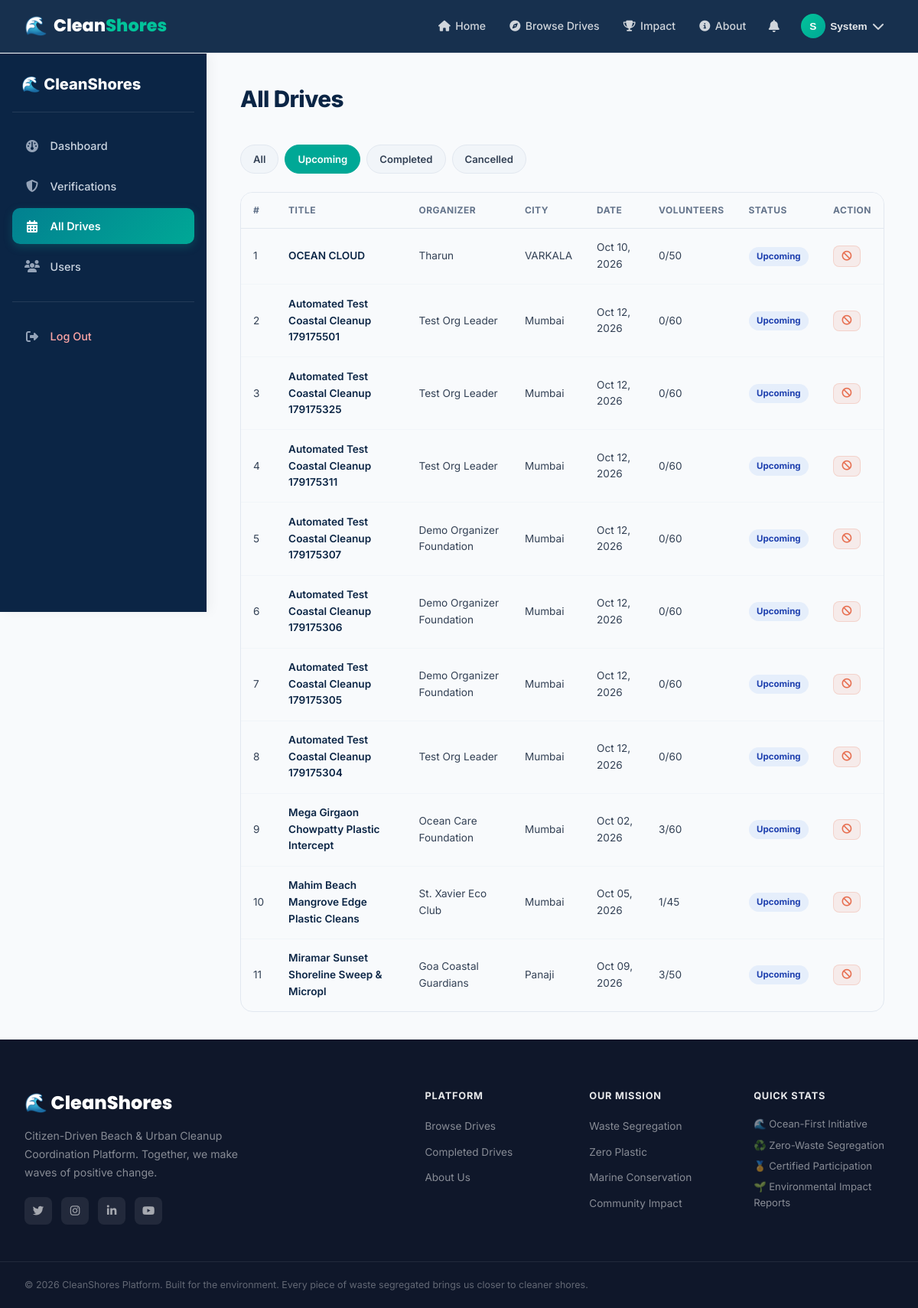
Page /admin/drives?status=upcoming (signed in) on the committed database.
### models/user.py (models this page shows, shortened)
class User(db.Model):
    __tablename__ = 'users'
    id = db.Column(db.Integer, primary_key=True)
    username = db.Column(db.String(80), unique=True, nullable=False, index=True)
    email = db.Column(db.String(120), unique=True, nullable=False, index=True)
    password_hash = db.Column(db.String(255), nullable=False)
    full_name = db.Column(db.String(120), nullable=False)
    phone = db.Column(db.String(20), nullable=True)
    role = db.Column(db.String(20), nullable=False, default='volunteer')  # 'organizer', 'volunteer', 'admin'
    profile_pic = db.Column(db.String(255), nullable=True)
    bio = db.Column(db.Text, nullable=True)
    location = db.Column(db.String(120), nullable=True)
    college_or_org = db.Column(db.String(150), nullable=True)
    skills_interests = db.Column(db.String(255), nullable=True)  # e.g., 'Waste Segregation, First Aid, Photography'
    is_active = db.Column(db.Boolean, default=True)
    created_at = db.Column(db.DateTime, default=datetime.utcnow)
    drives_organized = db.relationship('Drive', backref='organizer', lazy='dynamic', cascade='all, delete-orphan')
    participations = db.relationship('Participation', backref='volunteer', lazy='dynamic', cascade='all, delete-orphan')
    verification = db.relationship('OrganizerVerification', foreign_keys='OrganizerVerification.user_id', backref='user', uselist=False, cascade='all, delete-orphan')
    notifications = db.relationship('Notification', backref='user', lazy='dynamic', cascade='all, delete-orphan')
    sent_messages = db.relationship('Message', foreign_keys='Message.sender_id', backref='sender', lazy='dynamic')
    received_messages = db.relationship('Message', foreign_keys='Message.recipient_id', backref='recipient', lazy='dynamic')
    @property
    def is_verified(self):
        if self.role in ('admin', 'organizer'):
            return True
        return False

### models/drive.py (models this page shows, shortened)
class Drive(db.Model):
    __tablename__ = 'drives'
    id = db.Column(db.Integer, primary_key=True)
    organizer_id = db.Column(db.Integer, db.ForeignKey('users.id', ondelete='CASCADE'), nullable=False)
    title = db.Column(db.String(200), nullable=False)
    category = db.Column(db.String(80), nullable=False, default='Beach Cleanup')
    description = db.Column(db.Text, nullable=False)
    location_name = db.Column(db.String(150), nullable=False)
    address = db.Column(db.String(250), nullable=False)
    city = db.Column(db.String(100), nullable=False, default='Mumbai')
    state = db.Column(db.String(100), nullable=True, default='Maharashtra')
    latitude = db.Column(db.Float, nullable=True, default=18.9220)
    longitude = db.Column(db.Float, nullable=True, default=72.8347)
    meeting_point = db.Column(db.String(200), nullable=True)
    start_datetime = db.Column(db.DateTime, nullable=False)
    end_datetime = db.Column(db.DateTime, nullable=False)
    max_volunteers = db.Column(db.Integer, nullable=False, default=50)
    supplies_provided = db.Column(db.Text, nullable=True)
    supplies_needed = db.Column(db.Text, nullable=True)
    safety_guidelines = db.Column(db.Text, nullable=True)
    waste_segregation_plan = db.Column(db.Text, nullable=True)
    banner_image = db.Column(db.String(255), nullable=True)
    status = db.Column(db.String(20), default='upcoming')  # 'upcoming', 'in_progress', 'completed', 'cancelled'
    created_at = db.Column(db.DateTime, default=datetime.utcnow)
    participations = db.relationship('Participation', backref='drive', lazy='dynamic', cascade='all, delete-orphan')
    report = db.relationship('DriveReport', backref='drive', uselist=False, cascade='all, delete-orphan')
    photos = db.relationship('DrivePhoto', backref='drive', lazy='dynamic', cascade='all, delete-orphan')
    qa_messages = db.relationship('Message', backref='drive', lazy='dynamic', cascade='all, delete-orphan')
    @property
    def registered_count(self):
        from .participation import Participation
        return self.participations.filter(Participation.status != 'cancelled').count()

### routes/admin.py (the view)
@admin_bp.route('/drives')
@admin_only
def drives():
    admin = get_current_user()
    status_filter = request.args.get('status', '')
    query = Drive.query
    if status_filter:
        query = query.filter_by(status=status_filter)
    drives = query.order_by(Drive.created_at.desc()).all()
    return render_template('admin/drives.html', admin=admin, drives=drives, status_filter=status_filter)

### routes/admin.py (called while the page is built)
def admin_only(f):
    from functools import wraps
    @wraps(f)
    def decorated(*args, **kwargs):
        if 'user_id' not in session or session.get('role') != 'admin':
            flash('Administrator access required.', 'danger')
            return redirect(url_for('main.index'))
        return f(*args, **kwargs)
    return decorated

### routes/auth.py (called while the page is built)
def get_current_user():
    if 'user_id' in session:
        return User.query.get(session['user_id'])
    return None

### templates/admin/drives.html (shortened to what this page needs)
{% extends "base.html" %}
{% block body_class %}dashboard-page{% endblock %}
{% block content %}
<div class="dashboard-layout">
    <aside class="dashboard-sidebar">
        <div class="sidebar-brand"><a href="{{ url_for('index') }}">🌊 CleanShores</a></div>
        <nav class="sidebar-nav">
            <a href="{{ url_for('admin.dashboard') }}" class="sidebar-link"><i class="fa-solid fa-gauge"></i> <span>Dashboard</span></a>
            <a href="{{ url_for('admin.organizers') }}" class="sidebar-link"><i class="fa-solid fa-shield-halved"></i> <span>Verifications</span></a>
            <a href="{{ url_for('admin.drives') }}" class="sidebar-link active"><i class="fa-solid fa-calendar-days"></i> <span>All Drives</span></a>
            <a href="{{ url_for('admin.users') }}" class="sidebar-link"><i class="fa-solid fa-users"></i> <span>Users</span></a>
            <div class="sidebar-divider"></div>
            <a href="{{ url_for('auth.logout') }}" class="sidebar-link sidebar-link-logout"><i class="fa-solid fa-right-from-bracket"></i> <span>Log Out</span></a>
        </nav>
    </aside>
    <div class="dashboard-main">
        <div class="dashboard-topbar"><h1 class="dashboard-page-title">All Drives</h1></div>
        <div class="filter-tabs">
            <a href="{{ url_for('admin.drives') }}" class="filter-tab {% if not status_filter %}active{% endif %}">All</a>
            <a href="{{ url_for('admin.drives', status='upcoming') }}" class="filter-tab {% if status_filter=='upcoming' %}active{% endif %}">Upcoming</a>
            <a href="{{ url_for('admin.drives', status='completed') }}" class="filter-tab {% if status_filter=='completed' %}active{% endif %}">Completed</a>
            <a href="{{ url_for('admin.drives', status='cancelled') }}" class="filter-tab {% if status_filter=='cancelled' %}active{% endif %}">Cancelled</a>
        </div>
        <div class="drives-table-wrap">
            <table class="cs-table">
                <thead><tr><th>#</th><th>Title</th><th>Organizer</th><th>City</th><th>Date</th><th>Volunteers</th><th>Status</th><th>Action</th></tr></thead>
                <tbody>
                    {% for d in drives %}
                    <tr>
                        <td>{{ loop.index }}</td>
                        <td><a href="{{ url_for('drives.drive_detail', drive_id=d.id) }}" class="table-link">{{ d.title[:40] }}</a></td>
                        <td>{{ d.organizer.full_name }}</td>
                        <td>{{ d.city }}</td>
                        <td>{{ d.start_datetime.strftime('%b %d, %Y') }}</td>
                        <td>{{ d.registered_count }}/{{ d.max_volunteers }}</td>
                        <td><span class="status-badge status-{{ d.status }}">{{ d.status.replace('_',' ').title() }}</span></td>
                        <td>
                            {% if d.status != 'cancelled' %}
                            <form method="POST" action="{{ url_for('admin.cancel_drive', drive_id=d.id) }}" style="display:inline;">
                                <button type="submit" class="btn-table btn-table-danger" onclick="return confirm('Cancel this drive?')"><i class="fa-solid fa-ban"></i></button>
                            </form>
                            {% endif %}
                        </td>
                    </tr>
                    {% endfor %}
                </tbody>
            </table>
        </div>
    </div>
</div>
{% endblock %}

### templates/base.html (shortened to what this page needs)
<!DOCTYPE html>
<html lang="en">
<head>
    <link rel="stylesheet" href="https://cdnjs.cloudflare.com/ajax/libs/font-awesome/6.5.0/css/all.min.css">
    <link rel="stylesheet" href="{{ url_for('static', filename='css/style.css') }}">
    <link rel="stylesheet" href="{{ url_for('static', filename='css/dashboard.css') }}">
    <link rel="stylesheet" href="{{ url_for('static', filename='css/responsive.css') }}">
</head>
<body class="{% block body_class %}{% endblock %}">
<nav class="cs-nav" id="mainNav">
    <div class="nav-container">
        <a href="{{ url_for('index') }}" class="nav-brand">
            <span class="brand-icon">🌊</span>
            <span class="brand-text">Clean<span class="brand-accent">Shores</span></span>
        </a>
        <div class="nav-links" id="navLinks">
            <a href="{{ url_for('index') }}" class="nav-link {% if request.endpoint == 'index' %}active{% endif %}">
                <i class="fa-solid fa-house"></i> Home
            </a>
            <a href="{{ url_for('drives.browse_drives') }}" class="nav-link {% if 'browse' in (request.endpoint or '') %}active{% endif %}">
                <i class="fa-solid fa-compass"></i> Browse Drives
            </a>
            <a href="{{ url_for('drives.completed_drives') }}" class="nav-link">
                <i class="fa-solid fa-trophy"></i> Impact
            </a>
            <a href="{{ url_for('about') }}" class="nav-link {% if request.endpoint == 'about' %}active{% endif %}">
                <i class="fa-solid fa-circle-info"></i> About
            </a>
            {% if current_user %}
                <div class="nav-notification" id="notifDropdown">
                    <button class="notif-btn" onclick="toggleNotifDropdown()">
                        <i class="fa-solid fa-bell"></i>
                    </button>
                </div>
                <div class="nav-user-menu" id="userMenu">
                    <button class="user-btn" onclick="toggleUserMenu()">
                        <div class="user-avatar">{{ current_user.full_name[0].upper() }}</div>
                        <span class="user-name-short">{{ current_user.full_name.split()[0] }}</span>
                        <i class="fa-solid fa-chevron-down"></i>
                    </button>
                </div>
            {% endif %}
        </div>
    </div>
</nav>
<main>
    {% block content %}{% endblock %}
</main>
<footer class="cs-footer">
    <div class="footer-container">
        <div class="footer-brand">
            <div class="footer-logo">🌊 CleanShores</div>
            <p>Citizen-Driven Beach & Urban Cleanup Coordination Platform. Together, we make waves of positive change.</p>
            <div class="footer-social">
                <a href="#" title="Twitter"><i class="fa-brands fa-twitter"></i></a>
                <a href="#" title="Instagram"><i class="fa-brands fa-instagram"></i></a>
                <a href="#" title="LinkedIn"><i class="fa-brands fa-linkedin-in"></i></a>
                <a href="#" title="YouTube"><i class="fa-brands fa-youtube"></i></a>
            </div>
        </div>
        <div class="footer-links">
            <div class="footer-col">
                <h4>Platform</h4>
                <ul>
                    <li><a href="{{ url_for('drives.browse_drives') }}">Browse Drives</a></li>
                    <li><a href="{{ url_for('drives.completed_drives') }}">Completed Drives</a></li>
                    <li><a href="{{ url_for('about') }}">About Us</a></li>
                </ul>
            </div>
            <div class="footer-col">
                <h4>Our Mission</h4>
                <ul>
                    <li><a href="#">Waste Segregation</a></li>
                    <li><a href="#">Zero Plastic</a></li>
                    <li><a href="#">Marine Conservation</a></li>
                    <li><a href="#">Community Impact</a></li>
                </ul>
            </div>
            <div class="footer-col">
                <h4>Quick Stats</h4>
                <div class="footer-stats">
                    <div class="footer-stat">🌊 Ocean-First Initiative</div>
                    <div class="footer-stat">♻️ Zero-Waste Segregation</div>
                    <div class="footer-stat">🏅 Certified Participation</div>
                    <div class="footer-stat">🌱 Environmental Impact Reports</div>
                </div>
            </div>
        </div>
    </div>
    <div class="footer-bottom">
        <p>&copy; 2026 CleanShores Platform. Built for the environment. Every piece of waste segregated brings us closer to cleaner shores.</p>
    </div>
</footer>
</body>
</html>

### static/css/dashboard.css (style rules this page uses)
.dashboard-layout { display: flex; min-height: calc(100vh - 70px); margin-top: 70px; background: #f8fafc; }
.dashboard-sidebar { width: 270px; flex-shrink: 0; background: #0b2545; color: #ffffff; display: flex; flex-direction: column; padding: 1.5rem 1rem; position: sticky; top: 70px; height: calc(100vh - 70px); overflow-y: auto; box-shadow: 4px 0 15px rgba(0, 0, 0, 0.05); }
.sidebar-brand { padding: 0 0.75rem 1.25rem; border-bottom: 1px solid rgba(255, 255, 255, 0.1); margin-bottom: 1.25rem; }
.sidebar-brand a { color: #ffffff; font-size: 1.25rem; font-weight: 800; text-decoration: none; display: flex; align-items: center; gap: 0.5rem; }
.sidebar-nav { display: flex; flex-direction: column; gap: 0.35rem; flex-grow: 1; }
.sidebar-link { display: flex; align-items: center; gap: 0.85rem; padding: 0.75rem 1rem; color: #cbd5e1; text-decoration: none; border-radius: 10px; font-weight: 500; font-size: 0.9rem; transition: all 0.2s ease; }
.sidebar-link i { width: 20px; font-size: 1rem; text-align: center; color: #94a3b8; transition: color 0.2s ease; }
.sidebar-link.active { background: linear-gradient(135deg, #028090, #00a896); color: #ffffff; font-weight: 600; box-shadow: 0 4px 12px rgba(0, 168, 150, 0.25); }
.sidebar-link.active i { color: #ffffff; }
.sidebar-divider { height: 1px; background: rgba(255, 255, 255, 0.1); margin: 1rem 0; }
.sidebar-link-logout { color: #fca5a5; }
.dashboard-main { flex: 1; padding: 2.25rem 2.75rem; max-width: 1350px; width: 100%; }
.dashboard-topbar { display: flex; justify-content: space-between; align-items: center; flex-wrap: wrap; gap: 1.25rem; margin-bottom: 2rem; }
.dashboard-page-title { font-size: 1.85rem; font-weight: 800; color: #0b2545; letter-spacing: -0.02em; margin-bottom: 0.25rem; }

### rows in the picture
User: full_name "S", full_name "System"
Drive: title "OCEAN CLOUD", organizer.full_name "Tharun", city "VARKALA", start_datetime "Oct 10, 2026", registered_count "0", max_volunteers "50", status.replace "Upcoming"
Drive: title "Automated Test Coastal Cleanup 179175501", organizer.full_name "Test Org Leader", city "Mumbai", start_datetime "Oct 12, 2026", registered_count "0", max_volunteers "60", status.replace "Upcoming"
Drive: title "Automated Test Coastal Cleanup 179175325", organizer.full_name "Test Org Leader", city "Mumbai", start_datetime "Oct 12, 2026", registered_count "0", max_volunteers "60", status.replace "Upcoming"
Drive: title "Automated Test Coastal Cleanup 179175311", organizer.full_name "Test Org Leader", city "Mumbai", start_datetime "Oct 12, 2026", registered_count "0", max_volunteers "60", status.replace "Upcoming"
Drive: title "Automated Test Coastal Cleanup 179175307", organizer.full_name "Demo Organizer Foundation", city "Mumbai", start_datetime "Oct 12, 2026", registered_count "0", max_volunteers "60", status.replace "Upcoming"
Drive: title "Automated Test Coastal Cleanup 179175306", organizer.full_name "Demo Organizer Foundation", city "Mumbai", start_datetime "Oct 12, 2026", registered_count "0", max_volunteers "60", status.replace "Upcoming"
Drive: title "Automated Test Coastal Cleanup 179175305", organizer.full_name "Demo Organizer Foundation", city "Mumbai", start_datetime "Oct 12, 2026", registered_count "0", max_volunteers "60", status.replace "Upcoming"
Drive: title "Automated Test Coastal Cleanup 179175304", organizer.full_name "Test Org Leader", city "Mumbai", start_datetime "Oct 12, 2026", registered_count "0", max_volunteers "60", status.replace "Upcoming"
Drive: title "Mega Girgaon Chowpatty Plastic Intercept", organizer.full_name "Ocean Care Foundation", city "Mumbai", start_datetime "Oct 02, 2026", registered_count "3", max_volunteers "60", status.replace "Upcoming"
Drive: title "Mahim Beach Mangrove Edge Plastic Cleans", organizer.full_name "St. Xavier Eco Club", city "Mumbai", start_datetime "Oct 05, 2026", registered_count "1", max_volunteers "45", status.replace "Upcoming"
Drive: title "Miramar Sunset Shoreline Sweep & Micropl", organizer.full_name "Goa Coastal Guardians", city "Panaji", start_datetime "Oct 09, 2026", registered_count "3", max_volunteers "50", status.replace "Upcoming"
